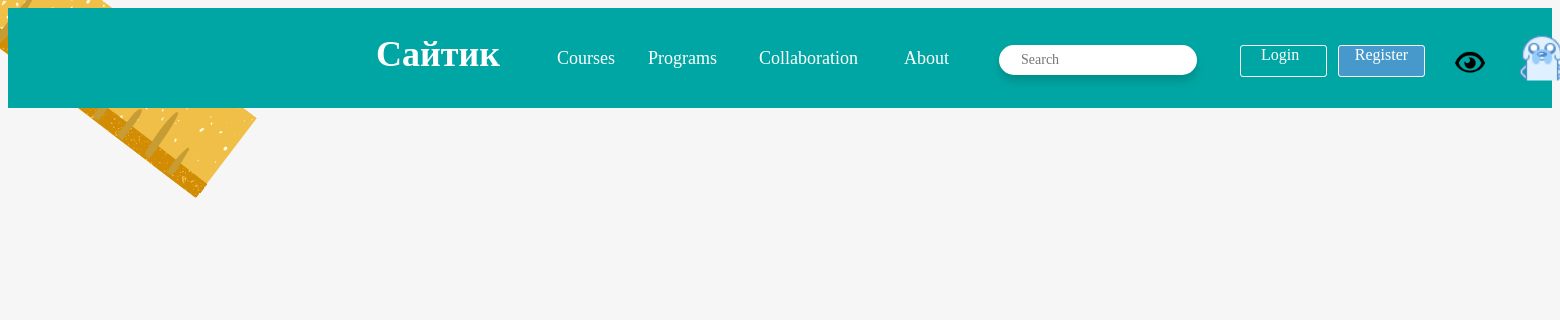
The app's page /, older data.
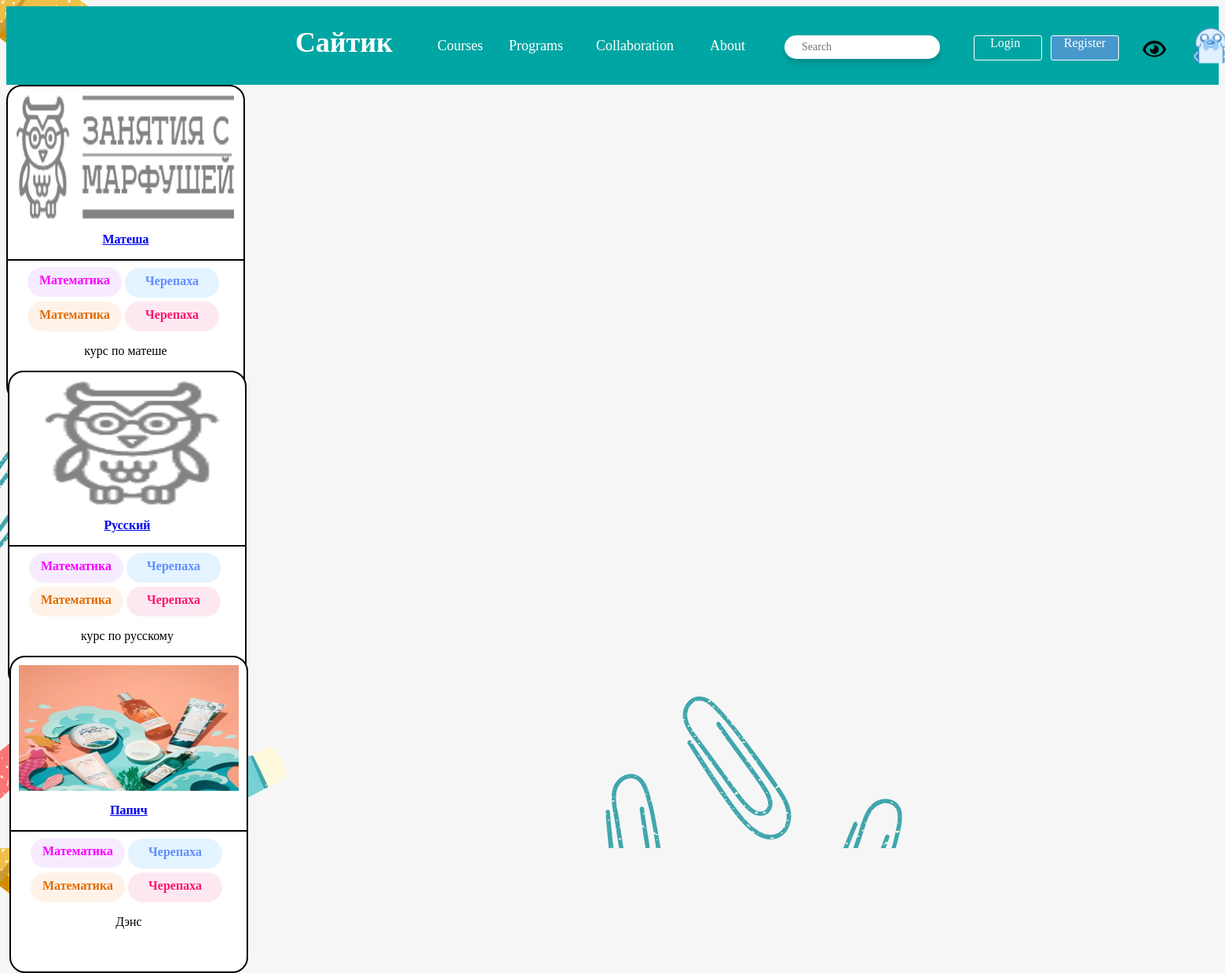
The same page, newer data.
### oursite/models.py (models this page shows, shortened)
class Video(models.Model):
    caption=models.CharField(max_length=100)
    description = models.TextField()
    video=models.FileField(upload_to='video/')
    preview=models.ImageField(upload_to='media/')
    tags=models.TextField()

### oursite/views.py (the view)
# urls.py: path('', views.post_list, name='post_list'),
def post_list(request):
    video = Video.objects.all()
    return render(request, 'oursite/index.html', {'Vid': video})

### cart/context_processors.py (called while the page is built)
def cart(request):
    return {'cart': Cart(request)}

### oursite/templates/OurSite/index.html (shortened to what this page needs)
{% load static %}
{% load embed_video_tags %}
<html lang="en">
<head>
  <link rel="stylesheet" href="{% static 'css/main.css' %}">
</head>
<body class="bg">
    <header class="header">
      <p class="name">Сайтик</p>
      <p class="headerText1">Courses</p>
      <p class="headerText2">Programs</p>
      <p class="headerText3">Collaboration</p>
      <p class="headerText4">About</p>
      <form class="search-form">
        <input type="search" value="" placeholder="Search" class="search-input">
          <button type="submit" class="search-button">
            <svg class="submit-button">
              <use xmlns:xlink="http://www.w3.org/1999/xlink" xlink:href="#search"></use>
            </svg>
          </button>
      </form>
      <div class="login">
        <span class="inText1">Login</span>
      </div>
      <div class="register">
        <span class="inText2">Register</span>
      </div>
      <img class="eye" src="{% static 'images/eye.png' %}" alt="">
      <img class="profile" src="{% static 'images/jake.png' %}" alt="">
    </header>
{% block page_content %}
{% for x in Vid %}
	<div class="video-block">
        <a href="{% url 'show' x.pk %}"><img class="turtle" src="{{ x.preview.url }}" alt="{{ x.caption }}"></a>
		<a href="{% url 'show' x.pk %}"><p class="vid_title">{{ x.caption }}</p></a>
      <hr size="2" color="#000000">
      <div class="tags">
        <div class="tag1">
      Математика
      </div>
         <div class="tag2">
      Черепаха
      </div>
      </div>
        <div class="tags2">
        <div class="tag3">
      Математика
      </div>
         <div class="tag4">
      Черепаха
      </div>
      </div>
		<p class="vid_description">{{ x.description }}</p>
{% endfor %}
	</div>
{%endblock%}
</body>
</html>

### static/css/main.css (style rules this page uses)
* { font-family: Mont; }
.header { width: 100%; background: #00A6A3; height: 100px; position: relative; }
.name { color: #FFFFFF; font-weight: 550; font-size: 36; height: 50px; position: absolute; top: 0; left: 368; bottom: 0; margin: auto 0; }
.headerText1 { color: #FFFFFF; font-size: 18; height: 50px; position: absolute; top: 29%; left: 549; bottom: 0; margin: auto 0; }
.headerText2 { color: #FFFFFF; font-size: 18; height: 50px; position: absolute; top: 29%; left: 640; bottom: 0; margin: auto 0; }
.headerText3 { color: #FFFFFF; font-size: 18; height: 50px; position: absolute; top: 29%; left: 751; bottom: 0; margin: auto 0; }
.headerText4 { color: #FFFFFF; font-size: 18; height: 50px; position: absolute; top: 29%; left: 896; bottom: 0; margin: auto 0; }
.search-form { position: absolute; top: 52%; left: 1090; width: 198px; height: 30px; border-radius: 40px; box-shadow: 0 6px 8px rgba(0, 0, 0, 0.15); transform: translate(-50%, -50%); background: #fff; transition: all 0.3s ease; }
.login { box-sizing: content-box; width:85; height: 30; border: 1px solid white; font-size: 16; position: absolute; top: 5%; left: 1232; bottom: 0; margin: auto 0; border-radius: 3px; }
.register { box-sizing: content-box; background: #4799CB; width:85; height: 30; border: 1px solid white; font-size: 16; position: absolute; top: 5%; left: 1330; bottom: 0; margin: auto 0; border-radius: 3px; text-align: center; }
.inText1 { color: #FFFFFF; padding: 20px; margin-top: 80px; }
.inText2 { color: #FFFFFF; }
.profile { height: 50px; position: absolute; top: 0; left: 1489; bottom: 0; margin: auto 20; }
.eye { height: 50 px; position: absolute; top: 10; left: 1427; bottom: 0; margin: auto 20; width: 30px; }
.bg { background: url(../images/b1.png); }
.video-block { background: #FFFFFF; border: solid 2px; width: 300px; height: 400px; border-radius: 20px; }
.turtle { padding-left: 10px; padding-top: 10px; width: 280px; height: 160px; }
.vid_title { text-align: center; font-weight: 800; }
.vid_description { text-align: center; }
.tags { margin-left: 25px; }
.tag1 { background: #F7ECFF; color: #FA00FF; font-weight: 600; width: 120px; height: 30px; border-radius: 20px; display:inline-block; vertical-align: middle; text-align: center; padding-top: 8px; }
.tag2 { background: #E3F3FF; color: #618DFF; font-weight: 600; width: 120px; height: 30px; border-radius: 20px; display:inline-block; text-align: center; padding-top: 8px; }
.tags2 { margin-left: 25px; margin-top: 5px; }
.tag3 { background: #FFF3E9; color: #DF6B00; font-weight: 600; width: 120px; height: 30px; border-radius: 20px; display:inline-block; vertical-align: middle; text-align: center; padding-top: 8px; }
.tag4 { background: #FDE8F2; color: #FF166A; font-weight: 600; width: 120px; height: 30px; border-radius: 20px; display:inline-block; vertical-align: middle; text-align: center; padding-top: 8px; }

Row changes from the older to the newer data that the page shows:
added Video: preview (picture), caption "Матеша", description "курс по матеше"
added Video: preview (picture), caption "Русский", description "курс по русскому"
added Video: preview (picture), caption "Папич", description "Дэнс"
